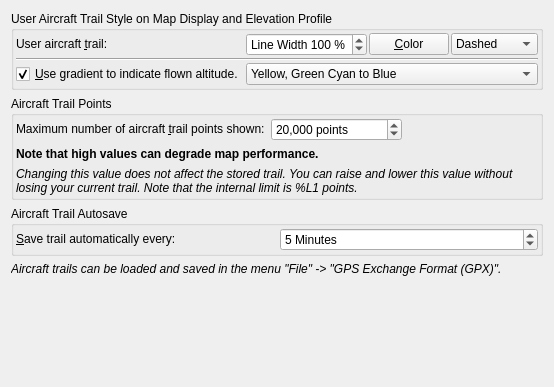
          <widget class="QWidget" name="scrollAreaWidgetContents_20">
           <property name="geometry">
            <rect>
             <x>0</x>
             <y>0</y>
             <width>554</width>
             <height>387</height>
            </rect>
           </property>
           <layout class="QVBoxLayout" name="verticalLayout_57">
            <item>
             <widget class="QGroupBox" name="groupBoxOptionsDisplay_2">
              <property name="title">
               <string>User Aircraft Trail Style on Map Display and Elevation Profile</string>
              </property>
              <layout class="QGridLayout" name="gridLayout_48">
               <property name="leftMargin">
                <number>2</number>
               </property>
               <property name="topMargin">
                <number>2</number>
               </property>
               <property name="rightMargin">
                <number>2</number>
               </property>
               <property name="bottomMargin">
                <number>2</number>
               </property>
               <property name="spacing">
                <number>2</number>
               </property>
               <item row="15" column="0" colspan="4">
                <widget class="Line" name="line_24">
                 <property name="orientation">
                  <enum>Qt::Horizontal</enum>
                 </property>
                </widget>
               </item>
               <item row="13" column="3">
                <widget class="QComboBox" name="comboBoxOptionsDisplayTrailType">
                 <property name="toolTip">
                  <string>&lt;html&gt;&lt;head/&gt;&lt;body&gt;&lt;p&gt;Line style&lt;/p&gt;&lt;/body&gt;&lt;/html&gt;</string>
                 </property>
                 <item>
                  <property name="text">
                   <string>Dashed</string>
                  </property>
                 </item>
                 <item>
                  <property name="text">
                   <string>Dotted</string>
                  </property>
                 </item>
                 <item>
                  <property name="text">
                   <string>Solid</string>
                  </property>
                 </item>
                </widget>
               </item>
               <item row="13" column="1">
                <widget class="QSpinBox" name="spinBoxOptionsDisplayThicknessTrail">
                 <property name="toolTip">
                  <string/>
                 </property>
                 <property name="suffix">
                  <string> %</string>
                 </property>
                 <property name="prefix">
                  <string>Line Width </string>
                 </property>
                 <property name="minimum">
                  <number>20</number>
                 </property>
                 <property name="maximum">
                  <number>300</number>
                 </property>
                 <property name="singleStep">
                  <number>10</number>
                 </property>
                 <property name="value">
                  <number>100</number>
                 </property>
                </widget>
               </item>
               <item row="13" column="2">
                <widget class="QPushButton" name="pushButtonOptionsDisplayTrailColor">
                 <property name="sizePolicy">
                  <sizepolicy hsizetype="Fixed" vsizetype="Fixed">
                   <horstretch>0</horstretch>
                   <verstretch>0</verstretch>
                  </sizepolicy>
                 </property>
                 <property name="toolTip">
                  <string>&lt;html&gt;&lt;head/&gt;&lt;body&gt;&lt;p&gt;Set color for aircraft trail in map and elevation profile.&lt;/p&gt;&lt;/body&gt;&lt;/html&gt;</string>
                 </property>
                 <property name="text">
                  <string>&amp;Color</string>
                 </property>
                </widget>
               </item>
               <item row="13" column="0" alignment="Qt::AlignVCenter">
                <widget class="QLabel" name="labelOptionsMapSizeTrail">
                 <property name="text">
                  <string>User aircraft &amp;trail:</string>
                 </property>
                 <property name="wordWrap">
                  <bool>true</bool>
                 </property>
                 <property name="buddy">
                  <cstring>spinBoxOptionsDisplayThicknessTrail</cstring>
                 </property>
                </widget>
               </item>
               <item row="17" column="0">
                <widget class="QCheckBox" name="checkBoxOptionsDisplayTrailGradient">
                 <property name="text">
                  <string>&amp;Use gradient to indicate flown altitude.</string>
                 </property>
                 <property name="checked">
                  <bool>true</bool>
                 </property>
                </widget>
               </item>
               <item row="17" column="1" colspan="3">
                <widget class="QComboBox" name="comboBoxOptionsDisplayTrailGradient">
                 <property name="toolTip">
                  <string>&lt;html&gt;&lt;head/&gt;&lt;body&gt;&lt;p&gt;Shows a color gradient indicating the flown actual altitude between minimum and maximum altitude in the trail. Always uses a solid line.&lt;/p&gt;&lt;/body&gt;&lt;/html&gt;</string>
                 </property>
                 <item>
                  <property name="text">
                   <string>Yellow, Green Cyan to Blue</string>
                  </property>
                  <property name="icon">
                   <iconset resource="../../littlenavmap.qrc">
                    <normaloff>:/littlenavmap/resources/icons/gradientcolors2.svg</normaloff>:/littlenavmap/resources/icons/gradientcolors2.svg</iconset>
                  </property>
                 </item>
                 <item>
                  <property name="text">
                   <string>Red, Yellow, Green Cyan, Blue to Magenta</string>
                  </property>
                  <property name="icon">
                   <iconset resource="../../littlenavmap.qrc">
                    <normaloff>:/littlenavmap/resources/icons/gradientcolors.svg</normaloff>:/littlenavmap/resources/icons/gradientcolors.svg</iconset>
                  </property>
                 </item>
                 <item>
                  <property name="text">
                   <string>White to Black</string>
                  </property>
                  <property name="icon">
                   <iconset resource="../../littlenavmap.qrc">
                    <normaloff>:/littlenavmap/resources/icons/gradientblackwhite.svg</normaloff>:/littlenavmap/resources/icons/gradientblackwhite.svg</iconset>
                  </property>
                 </item>
                </widget>
               </item>
              </layout>
             </widget>
            </item>
            <item>
             <widget class="QGroupBox" name="groupBox_11">
              <property name="title">
               <string>Aircraft Trail Points</string>
              </property>
              <layout class="QGridLayout" name="gridLayout_11">
               <property name="leftMargin">
                <number>2</number>
               </property>
               <property name="topMargin">
                <number>2</number>
               </property>
               <property name="rightMargin">
                <number>2</number>
               </property>
               <property name="bottomMargin">
                <number>2</number>
               </property>
               <item row="0" column="1">
                <widget class="QSpinBox" name="spinBoxSimMaxTrailPoints">
                 <property name="toolTip">
                  <string>The shown user aircraft trail will be pruned if it contains more than this number of points. 
Lower this value to avoid too long tracks and avoid stutters in map display.
Note that this does not affect the stored trail points.</string>
                 </property>
                 <property name="showGroupSeparator" stdset="0">
                  <bool>true</bool>
                 </property>
                 <property name="suffix">
                  <string> points</string>
                 </property>
                 <property name="minimum">
                  <number>1000</number>
                 </property>
                 <property name="maximum">
                  <number>1000000</number>
                 </property>
                 <property name="singleStep">
                  <number>10000</number>
                 </property>
                 <property name="value">
                  <number>20000</number>
                 </property>
                </widget>
               </item>
               <item row="0" column="0" alignment="Qt::AlignVCenter">
                <widget class="QLabel" name="labelSimMaxTrackPoints">
                 <property name="text">
                  <string>Maximum number of aircraft &amp;trail points shown:</string>
                 </property>
                 <property name="buddy">
                  <cstring>spinBoxSimMaxTrailPoints</cstring>
                 </property>
                </widget>
               </item>
               <item row="1" column="0" colspan="3">
                <widget class="QLabel" name="labelOptionsTrailWarn">
                 <property name="text">
                  <string>&lt;html&gt;&lt;head/&gt;&lt;body&gt;&lt;p&gt;&lt;span style=&quot; font-weight:600;&quot;&gt;Note that high values can degrade map performance.&lt;/span&gt;&lt;/p&gt;&lt;/body&gt;&lt;/html&gt;</string>
                 </property>
                 <property name="wordWrap">
                  <bool>true</bool>
                 </property>
                 <property name="margin">
                  <number>10</number>
                 </property>
                 <property name="textInteractionFlags">
                  <set>Qt::LinksAccessibleByMouse|Qt::TextSelectableByMouse</set>
                 </property>
                </widget>
               </item>
               <item row="2" column="0" colspan="3">
                <widget class="QLabel" name="labelOptionsTrailHintStored">
                 <property name="text">
                  <string>&lt;html&gt;&lt;head/&gt;&lt;body&gt;&lt;p&gt;&lt;img src=&quot;:/littlenavmap/resources/icons/bulb.svg&quot;/&gt;&lt;span style=&quot; font-style:italic;&quot;&gt;Changing this value does not affect the stored trail. You can raise and lower this value without losing your current trail. Note that the internal limit is %L1 points.&lt;/span&gt;&lt;/p&gt;&lt;/body&gt;&lt;/html&gt;</string>
                 </property>
                 <property name="wordWrap">
                  <bool>true</bool>
                 </property>
                 <property name="margin">
                  <number>10</number>
                 </property>
                 <property name="textInteractionFlags">
                  <set>Qt::LinksAccessibleByMouse|Qt::TextSelectableByMouse</set>
                 </property>
                </widget>
               </item>
              </layout>
             </widget>
            </item>
            <item>
             <widget class="QGroupBox" name="groupBox_50">
              <property name="title">
               <string>Aircraft Trail Autosave</string>
              </property>
              <layout class="QGridLayout" name="gridLayout_32">
               <property name="leftMargin">
                <number>2</number>
               </property>
               <property name="topMargin">
                <number>2</number>
               </property>
               <property name="rightMargin">
                <number>2</number>
               </property>
               <property name="bottomMargin">
                <number>2</number>
               </property>
               <item row="0" column="1">
                <widget class="QSpinBox" name="spinBoxSimSaveTrackMinutes">
                 <property name="toolTip">
                  <string>The shown user aircraft trail will be pruned if it contains more than this number of points. 
Lower this value to avoid too long tracks and avoid stutters in map display.
Note that this does not affect the stored trail points.</string>
                 </property>
                 <property name="showGroupSeparator" stdset="0">
                  <bool>true</bool>
                 </property>
                 <property name="suffix">
                  <string> Minutes</string>
                 </property>
                 <property name="minimum">
                  <number>1</number>
                 </property>
                 <property name="maximum">
                  <number>60</number>
                 </property>
                 <property name="singleStep">
                  <number>1</number>
                 </property>
                 <property name="value">
                  <number>5</number>
                 </property>
                </widget>
               </item>
               <item row="0" column="0" alignment="Qt::AlignVCenter">
                <widget class="QLabel" name="labelSimSaveTrack">
                 <property name="text">
                  <string>&amp;Save trail automatically every:</string>
                 </property>
                 <property name="buddy">
                  <cstring>spinBoxSimSaveTrackMinutes</cstring>
                 </property>
                </widget>
               </item>
              </layout>
             </widget>
            </item>
            <item>
             <widget class="QLabel" name="labelOptionsTrailHintOpen">
              <property name="text">
               <string>&lt;html&gt;&lt;head/&gt;&lt;body&gt;&lt;p&gt;&lt;img src=&quot;:/littlenavmap/resources/icons/bulb.svg&quot;/&gt;&lt;span style=&quot; font-style:italic;&quot;&gt;Aircraft trails can be loaded and saved in the menu &amp;quot;File&amp;quot; -&amp;gt; &amp;quot;GPS Exchange Format (GPX)&amp;quot;.&lt;/span&gt;&lt;/p&gt;&lt;/body&gt;&lt;/html&gt;</string>
              </property>
              <property name="wordWrap">
               <bool>true</bool>
              </property>
              <property name="margin">
               <number>10</number>
              </property>
              <property name="textInteractionFlags">
               <set>Qt::LinksAccessibleByMouse|Qt::TextSelectableByMouse</set>
              </property>
             </widget>
            </item>
            <item>
             <spacer name="verticalSpacer_23">
              <property name="orientation">
               <enum>Qt::Vertical</enum>
              </property>
              <property name="sizeHint" stdset="0">
               <size>
                <width>20</width>
                <height>0</height>
               </size>
              </property>
             </spacer>
            </item>
           </layout>
          </widget>
